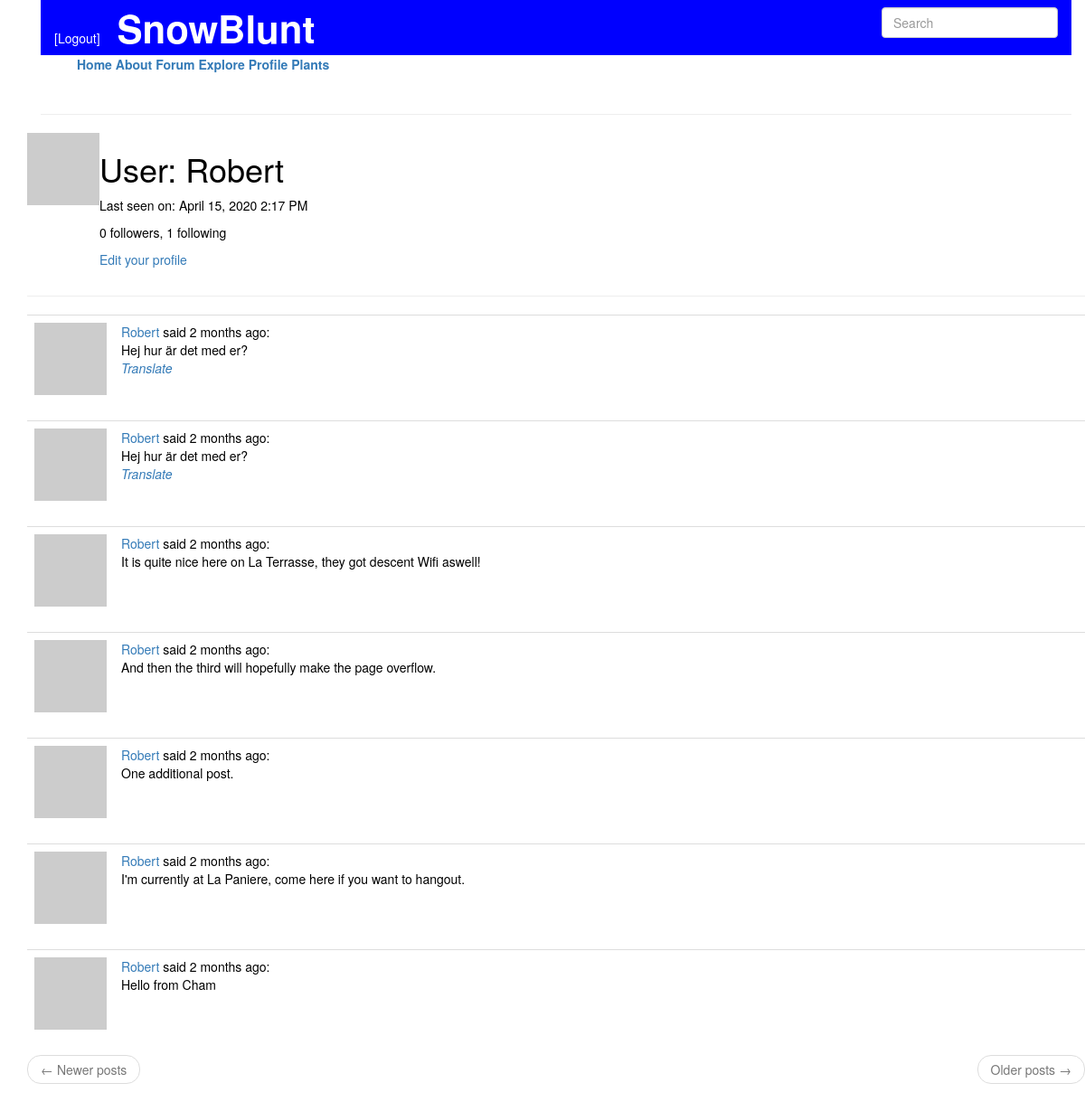
/user/Robert (signed in), run on the app's committed database.
### app/models.py (models this page shows, shortened)
class User(UserMixin, db.Model):
    id = db.Column(db.Integer, primary_key=True)
    username = db.Column(db.String(64), index=True, unique=True)
    email = db.Column(db.String(120), index=True, unique=True)
    password_hash = db.Column(db.String(128))
    posts = db.relationship('Post', backref='author', lazy='dynamic')
    about_me = db.Column(db.String(140))
    last_seen = db.Column(db.DateTime, default=datetime.utcnow)
    followed = db.relationship(
        'User', secondary=followers,
        primaryjoin=(followers.c.follower_id == id),
        secondaryjoin=(followers.c.followed_id == id),
        backref=db.backref('followers', lazy='dynamic'), lazy='dynamic')
    messages_sent = db.relationship('Message',
                                    foreign_keys='Message.sender_id',
                                    backref='author', lazy='dynamic')
    messages_received = db.relationship('Message',
                                        foreign_keys='Message.recipient_id',
                                        backref='recipient', lazy='dynamic')
    last_message_read_time = db.Column(db.DateTime)
    def avatar(self, size):
        digest = md5(self.email.lower().encode('utf-8')).hexdigest()
        return 'https://www.gravatar.com/avatar/{}?d=identicon&s={}'.format(digest, size)
    def followed_posts(self):
        followed = Post.query.join(
            followers, (followers.c.followed_id == Post.user_id)).filter(
                followers.c.follower_id == self.id)
        own = Post.query.filter_by(user_id=self.id)
        return followed.union(own).order_by(Post.timestamp.desc())

class SearchableMixin(object):
    @classmethod
    def before_commit(cls, session):
        session._changes = {
            'add': list(session.new),
            'update': list(session.dirty),
            'delete': list(session.deleted)
        }
    @classmethod
    def after_commit(cls, session):
        for obj in session._changes['add']:
            if isinstance(obj, SearchableMixin):
                add_to_index(obj.__tablename__, obj)
        for obj in session._changes['update']:
            if isinstance(obj, SearchableMixin):
                add_to_index(obj.__tablename__, obj)
        for obj in session._changes['delete']:
            if isinstance(obj, SearchableMixin):
                remove_from_index(obj.__tablename__, obj)
        session._changes = None

class Post(SearchableMixin, db.Model):
    __searchable__ = ['body']
    id = db.Column(db.Integer, primary_key=True)
    body = db.Column(db.String(140))
    timestamp = db.Column(db.DateTime, index=True, default=datetime.utcnow)
    user_id = db.Column(db.Integer, db.ForeignKey('user.id'))
    language = db.Column(db.String(5))

### app/main/routes.py (the view)
@bp.route('/user/<username>')
@login_required
def user(username):
    user = User.query.filter_by(username=username).first_or_404()
    page = request.args.get('page', 1, type=int)
    posts = current_user.followed_posts().paginate(page,
                                               current_app.config['POSTS_PER_PAGE'],
                                               False)
    next_url = url_for('main.user', username=user.username, page=posts.next_num) \
        if posts.has_next else None
    prev_url = url_for('main.user', username=user.username, page=posts.prev_num) \
        if posts.has_prev else None
    return render_template('user.html', user=user, posts=posts.items,
                           next_url=next_url, prev_url=prev_url)

### app/main/forms.py
class SearchForm(FlaskForm):
    q = StringField(_l('Search'), validators=[DataRequired()])
    def __init__(self, *args, **kwargs):
        if 'formdata' not in kwargs:
            kwargs['formdata'] = request.args
        if 'csrf_enabled' not in kwargs:
            kwargs['csrf_enabled'] = False
        super(SearchForm, self).__init__(*args, **kwargs)

### app/main/routes.py (called while the page is built)
@bp.before_request
def before_request():
    if current_user.is_authenticated:
        current_user.last_seen = datetime.utcnow()
        db.session.commit()
        g.search_form = SearchForm()
    g.locale = str(get_locale())

### app/models.py (called while the page is built)
@login.user_loader
def load_user(id):
    return User.query.get(int(id))

### app/templates/user.html (shortened to what this page needs)
{% extends "template.html" %}
{% block app_content %}
    <table>
        <tr valign="top">
            <td><img src="{{ user.avatar(128) }}"></td>
            <td>
                <h1>User: {{ user.username }}</h1>
                {% if user.last_seen %}
                  <p>Last seen on: {{ moment(user.last_seen).format('LLL') }}</p>
                {% endif %}
                <p>{{ user.followers.count() }} followers, {{ user.followed.count() }} following </p>
                {% if user == current_user %}
                <p><a href="{{ url_for('main.edit_profile') }}">Edit your profile</a></p>
                {% elif not current_user.is_following(user) %}
                <p><a href="{{ url_for('main.follow', username=user.username) }}">Follow</a></p>
                {% else %}
                <p><a href="{{ url_for('main.unfollow', username=user.username) }}">Unfollow</a></p>
                {% endif %}
            </td>
    </table>
    <hr>
    {% for post in posts %}
        {% include '_post.html' %}
    {% endfor %}
    <nav aria-label="...">
      <ul class="pager">
        <li class="previous{% if not prev_url %} disabled{% endif %}">
          <a href="{{ prev_url or '#'}}">
            <span aria-hidden="true">&larr;</span> Newer posts
          </a>
        </li>
        <li class="next{% if not next_url %} disabled{% endif %}">
          <a href="{{ next_url or '#'}}">
            Older posts <span aria-hidden="true">&rarr;</span>
          </a>
        </li>
      </ul>
    </nav>
{% endblock %}

### app/templates/_post.html
<table class="table table-hover">
    <tr valign="top">
        <td width="70px">
          <a href="{{ url_for('main.user', username=post.author.username)}}">
          <img src="{{ post.author.avatar(36) }}">
        </td>
        <td>
            <span class="user_popup">
              <a href="{{ url_for('main.user', username=post.author.username)}}">
                {{ post.author.username }}
              </a>
            </span>
          said {{ moment(post.timestamp).fromNow() }}: <br>
          <span id="post{{ post.id }}">{{ post.body }}</span> <br>
          {% if post.language and post.langage != g.locale %}
          <span style='font-style: italic' id="translation{{ post.id }}">
            <a href="javascript:translate(
                      '#post{{ post.id }}',
                      '#translation{{ post.id }}',
                      '{{ post.language }}',
                      '{{ g.locale }}');">{{ _('Translate') }}</a>
          </span>
          {% endif %}
        </td>
    </tr>
</table>

### app/static/css/template.css (style rules this page uses)
body { color: black; padding-left: 30px }

### data on the page
User: username "Robert", last_seen "April 15, 2020 2:17 PM"
Post: author.username "Robert", timestamp "2 months ago", body "Hej hur är det med er?"
Post: author.username "Robert", timestamp "2 months ago", body "Hej hur är det med er?"
Post: author.username "Robert", timestamp "2 months ago", body "It is quite nice here on La Terrasse, they got descent Wifi aswell!"
Post: author.username "Robert", timestamp "2 months ago", body "And then the third will hopefully make the page overflow."
Post: author.username "Robert", timestamp "2 months ago", body "One additional post."
Post: author.username "Robert", timestamp "2 months ago", body "I'm currently at La Paniere, come here if you want to hangout."
Post: author.username "Robert", timestamp "2 months ago", body "Hello from Cham"

### other printed values
{{ user.followers.count() }} "0"
{{ user.followed.count() }} "1"
